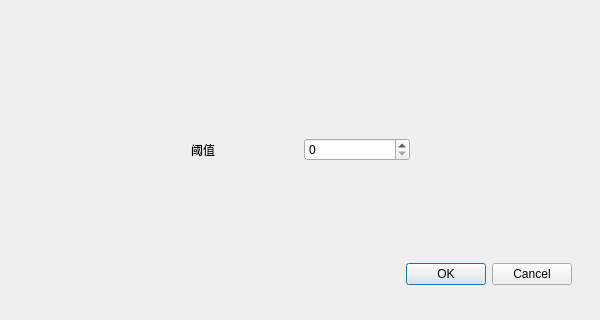
<?xml version="1.0" encoding="UTF-8"?>
<ui version="4.0">
 <class>Binaryzation</class>
 <widget class="QDialog" name="Binaryzation">
  <property name="geometry">
   <rect>
    <x>0</x>
    <y>0</y>
    <width>600</width>
    <height>320</height>
   </rect>
  </property>
  <property name="minimumSize">
   <size>
    <width>600</width>
    <height>320</height>
   </size>
  </property>
  <property name="maximumSize">
   <size>
    <width>600</width>
    <height>320</height>
   </size>
  </property>
  <property name="windowTitle">
   <string>Binaryzation</string>
  </property>
  <widget class="QDialogButtonBox" name="buttonBox">
   <property name="geometry">
    <rect>
     <x>380</x>
     <y>260</y>
     <width>192</width>
     <height>28</height>
    </rect>
   </property>
   <property name="standardButtons">
    <set>QDialogButtonBox::Cancel|QDialogButtonBox::Ok</set>
   </property>
  </widget>
  <widget class="QWidget" name="horizontalLayoutWidget">
   <property name="geometry">
    <rect>
     <x>180</x>
     <y>110</y>
     <width>241</width>
     <height>80</height>
    </rect>
   </property>
   <layout class="QHBoxLayout" name="horizontalLayout">
    <item>
     <widget class="QLabel" name="label">
      <property name="text">
       <string>阈值</string>
      </property>
     </widget>
    </item>
    <item>
     <widget class="QSpinBox" name="t">
      <property name="maximum">
       <number>255</number>
      </property>
     </widget>
    </item>
   </layout>
  </widget>
 </widget>
 <layoutdefault spacing="6" margin="11"/>
 <resources/>
 <connections/>
</ui>
